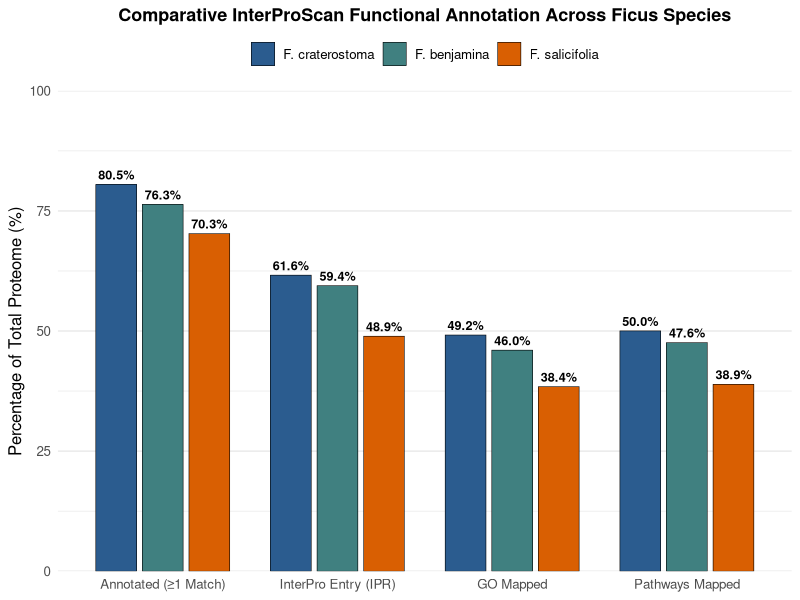
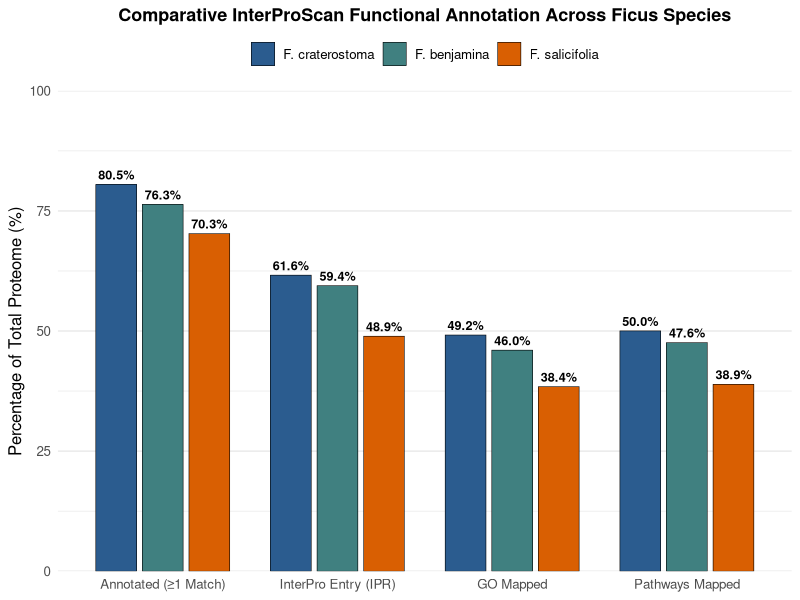

Here is the R script that generated these plots, in order:
library(tidyverse)

# Build the master 3-species dataset
ficus_data <- tibble(
  Metric = rep(c("Annotated (≥1 Match)", "InterPro Entry (IPR)", "GO Mapped", "Pathways Mapped"), 3),
  Species = c(
    rep("F. craterostoma", 4),
    rep("F. benjamina", 4),
    rep("F. salicifolia", 4)
  ),
  Percentage = c(
    80.50, 61.62, 49.16, 50.03,  # F. craterostoma
    76.35, 59.43, 46.01, 47.61,  # F. benjamina
    70.28, 48.91, 38.42, 38.90   # F. salicifolia
  ),
  Count = c(
    30065, 23016, 18361, 18685,  # F. craterostoma
    27167, 21145, 16372, 16940,  # F. benjamina
    62514, 43506, 34174, 34603   # F. salicifolia
  )
)

# Order species and metrics for the plot
ficus_data <- ficus_data %>%
  mutate(
    Species = factor(Species, levels = c("F. craterostoma", "F. benjamina", "F. salicifolia")),
    Metric = factor(Metric, levels = c("Annotated (≥1 Match)", "InterPro Entry (IPR)", "GO Mapped", "Pathways Mapped"))
  )

# Plot percentage comparison across species
plot_3sp <- ggplot(ficus_data, aes(x = Metric, y = Percentage, fill = Species)) +
  geom_col(position = position_dodge(width = 0.8), width = 0.7, color = "black", size = 0.2) +
  geom_text(
    aes(label = sprintf("%.1f%%", Percentage)),
    position = position_dodge(width = 0.8),
    vjust = -0.5, size = 3.2, fontface = "bold"
  ) +
  scale_fill_manual(values = c(
    "F. craterostoma" = "#2b5c8f",
    "F. benjamina"    = "#408080",
    "F. salicifolia"  = "#d95f02"
  )) +
  scale_y_continuous(limits = c(0, 100), expand = c(0, 0)) +
  theme_minimal(base_size = 12) +
  labs(
    title = "Comparative InterProScan Functional Annotation Across Ficus Species",
    x = NULL,
    y = "Percentage of Total Proteome (%)"
  ) +
  theme(
    legend.position = "top",
    legend.title = element_blank(),
    panel.grid.major.x = element_blank(),
    plot.title = element_text(face = "bold", size = 13, hjust = 0.5)
  )

print(plot_3sp)
ggsave("ficus_three_species_annotation.png", plot = plot_3sp, width = 9, height = 5.5, dpi = 300)
